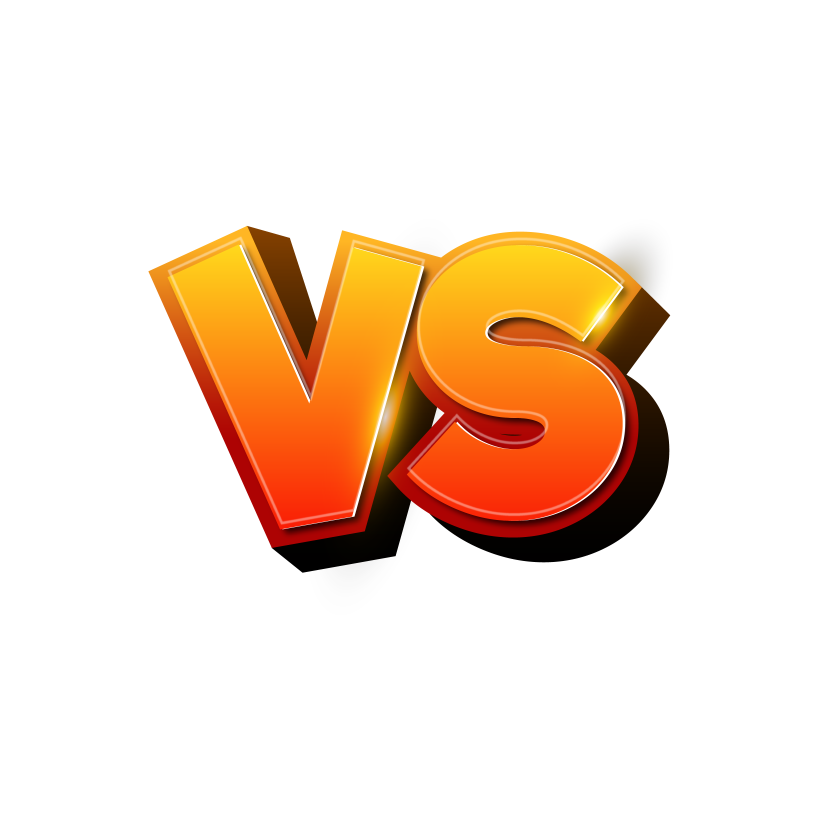
#> input picture images/Misc/VS.png, 2500 x 2500 px (shown at 1/3 size)
$ python -i main.py   (imports and definitions only)
#> lines starting #> are read from the running program, lines starting #| are printed output that depends on the picture
"""
Clash Royale Deck Scouting App
Use for CRL Scouting or Ranked Scouting
"""
import tkinter as tk
from tkinter import messagebox, ttk
import matplotlib.pyplot as plt
import matplotlib.cm as cm
from matplotlib.backends.backend_tkagg import FigureCanvasTkAgg
import urllib.request
import requests
import json
import os
import csv
import sys
#import traceback
from PIL import Image, ImageTk
from dotenv import load_dotenv

class DropDownWithEntry(tk.Frame): #Create dropdown menu to select players
    # [40 lines left out: functions __init__, on_combobox_select, on_entry_change, not called in this run]

    def get(self):

        return self.var.get()

    # [11 lines left out: function add_player, not called in this run]

class ScrollableFrame(tk.Frame): #Create frame with scrollbar
    # [82 lines left out: functions __init__, on_scroll, custom_round, plot_pie_chart, display_pie_chart, not called in this run]

def resource_path(relative_path):
    try:
        base_path = sys._MEIPASS
    except Exception:
        base_path = os.path.abspath(".")
    return os.path.join(base_path, relative_path)

def load_options_from_csv():
    options = {}
    csv_path = resource_path(CSV_FILE_PATH)
    if os.path.exists(csv_path):
        with open(csv_path, mode='r', newline='', encoding='utf-8') as file:
            reader = csv.reader(file)
            for row in reader:
                if len(row) == 2:
                    options[row[0]] = row[1]
    return options

# [108 lines left out: functions save_options_to_csv, friendlies, not called in this run]


def fetch_data():
    global scrollable_frame1
    global scrollable_frame2
    global path_of_legend_frame
    global friendlies_label
    global paned_window

    vs_image = Image.open("images/Misc/VS.png")
#> vs_image is the input picture: PIL image 2500x2500 RGBA; mean R, G, B, A 241.2, 221.6, 205.9, 49.7
    vs_image = vs_image.resize((50,50))
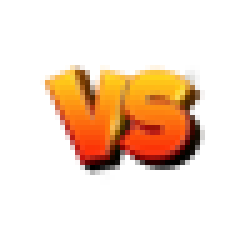
#> vs_image: PIL image 50x50 RGBA (shown 5 times larger); mean R, G, B, A 43.1, 21.6, 4.5, 49.7; transparent parts drawn white
    vs_image = ImageTk.PhotoImage(vs_image)
    red_line = Image.open("images/Misc/redline.png")
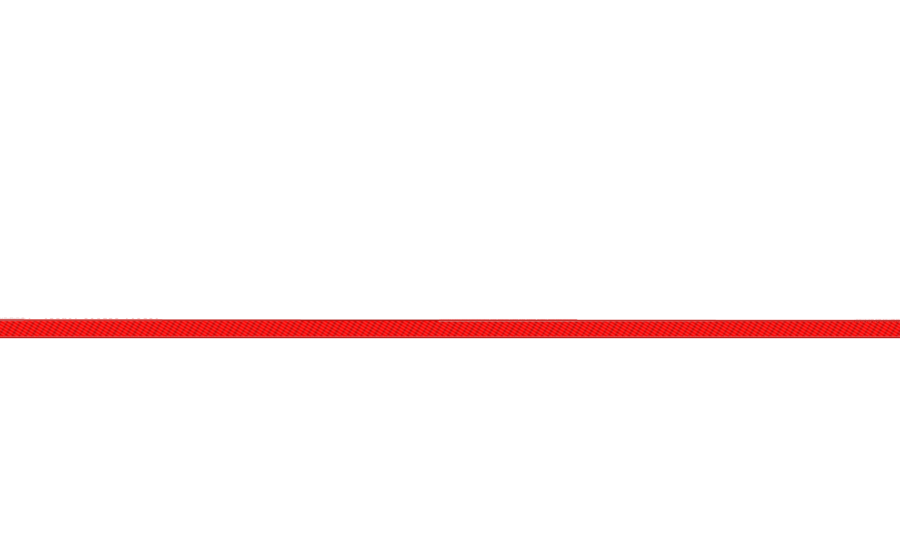
#> input picture images/Misc/redline.png, 900 x 541 px
#> red_line is the input picture: PIL image 900x541 RGBA; mean R, G, B, A 8.7, 1.5, 1.4, 8.9
    red_line = red_line.resize((950,20))
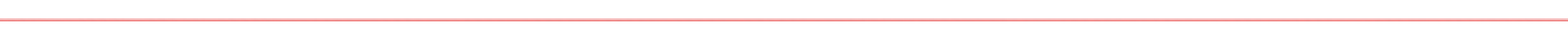
#> red_line: PIL image 950x20 RGBA (shown 2 times larger); mean R, G, B, A 22.8, 3.2, 3, 9.7; transparent parts drawn white
    red_line = ImageTk.PhotoImage(red_line)

    win_conditions1 = {'Goblin Drill':0, 'Wall Breakers':0, 'Giant':0, 'Golem':0, 'Ram Rider':0, 'Lava Hound':0,
                      'Skeleton Barrel':0, 'Goblin Barrel':0, 'Electro Giant':0, 'Battle Ram':0, 'Royal Hogs':0,
                      'Graveyard':0, 'Miner':0, 'Balloon':0, 'Sparky':0, 'Hog Rider':0, 'Goblin Giant':0,
                    'Royal Giant':0, 'Elixir Golem':0, 'X-Bow':0, 'Mortar':0, 'Goblin Giant':0, 'Three Musketeers':0,}

    win_conditions2 = win_conditions1.copy()


#> (the run stopped early here; a loop or call above may not have finished)
